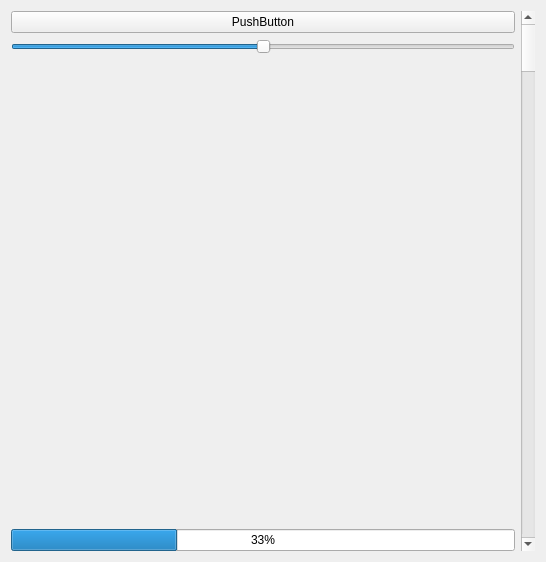
<?xml version="1.0" encoding="UTF-8"?>
<ui version="4.0">
 <class>Form</class>
 <widget class="QWidget" name="Form">
  <property name="geometry">
   <rect>
    <x>0</x>
    <y>0</y>
    <width>546</width>
    <height>562</height>
   </rect>
  </property>
  <property name="windowTitle">
   <string>Form</string>
  </property>
  <layout class="QGridLayout" name="gridLayout">
   <item row="0" column="2">
    <widget class="QScrollBar" name="verticalScrollBar">
     <property name="orientation">
      <enum>Qt::Vertical</enum>
     </property>
    </widget>
   </item>
   <item row="0" column="1">
    <layout class="QGridLayout" name="gridLayout_2">
     <item row="3" column="0">
      <widget class="QProgressBar" name="progressBar">
       <property name="enabled">
        <bool>true</bool>
       </property>
       <property name="font">
        <font>
         <kerning>true</kerning>
        </font>
       </property>
       <property name="value">
        <number>33</number>
       </property>
       <property name="textVisible">
        <bool>true</bool>
       </property>
       <property name="orientation">
        <enum>Qt::Horizontal</enum>
       </property>
       <property name="invertedAppearance">
        <bool>false</bool>
       </property>
       <property name="format">
        <string>%p%</string>
       </property>
      </widget>
     </item>
     <item row="1" column="0">
      <widget class="QSlider" name="horizontalSlider">
       <property name="maximum">
        <number>100</number>
       </property>
       <property name="value">
        <number>50</number>
       </property>
       <property name="orientation">
        <enum>Qt::Horizontal</enum>
       </property>
      </widget>
     </item>
     <item row="0" column="0">
      <widget class="QPushButton" name="pushButton">
       <property name="text">
        <string>PushButton</string>
       </property>
      </widget>
     </item>
     <item row="2" column="0">
      <spacer name="verticalSpacer">
       <property name="orientation">
        <enum>Qt::Vertical</enum>
       </property>
       <property name="sizeHint" stdset="0">
        <size>
         <width>20</width>
         <height>40</height>
        </size>
       </property>
      </spacer>
     </item>
    </layout>
   </item>
  </layout>
 </widget>
 <resources/>
 <connections/>
</ui>
